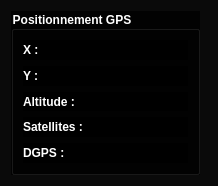
<?xml version="1.0" encoding="UTF-8"?>
<ui version="4.0">
 <class>GpsInfoWidget</class>
 <widget class="QWidget" name="GpsInfoWidget">
  <property name="geometry">
   <rect>
    <x>0</x>
    <y>0</y>
    <width>218</width>
    <height>186</height>
   </rect>
  </property>
  <property name="minimumSize">
   <size>
    <width>218</width>
    <height>170</height>
   </size>
  </property>
  <property name="windowTitle">
   <string>Form</string>
  </property>
  <property name="windowOpacity">
   <double>1.000000000000000</double>
  </property>
  <property name="autoFillBackground">
   <bool>true</bool>
  </property>
  <property name="styleSheet">
   <string notr="true">QWidget{
	background-color: rgba(0,0,0,0.8);
	color: #FFF;
	font-weight: bold;
}</string>
  </property>
  <layout class="QHBoxLayout" name="horizontalLayout">
   <property name="rightMargin">
    <number>18</number>
   </property>
   <item>
    <widget class="QGroupBox" name="groupBox">
     <property name="title">
      <string>Positionnement GPS</string>
     </property>
     <layout class="QHBoxLayout" name="horizontalLayout_2">
      <item>
       <layout class="QVBoxLayout" name="verticalLayout">
        <item>
         <widget class="QLabel" name="xLabel">
          <property name="autoFillBackground">
           <bool>false</bool>
          </property>
          <property name="text">
           <string>X :</string>
          </property>
         </widget>
        </item>
        <item>
         <widget class="QLabel" name="yLabel">
          <property name="text">
           <string>Y :</string>
          </property>
         </widget>
        </item>
        <item>
         <widget class="QLabel" name="altitudeLabel">
          <property name="text">
           <string>Altitude :</string>
          </property>
         </widget>
        </item>
        <item>
         <widget class="QLabel" name="satellitesLabel">
          <property name="text">
           <string>Satellites :</string>
          </property>
         </widget>
        </item>
        <item>
         <widget class="QLabel" name="dgpsLabel">
          <property name="text">
           <string>DGPS :</string>
          </property>
         </widget>
        </item>
       </layout>
      </item>
     </layout>
    </widget>
   </item>
  </layout>
 </widget>
 <resources/>
 <connections/>
</ui>
